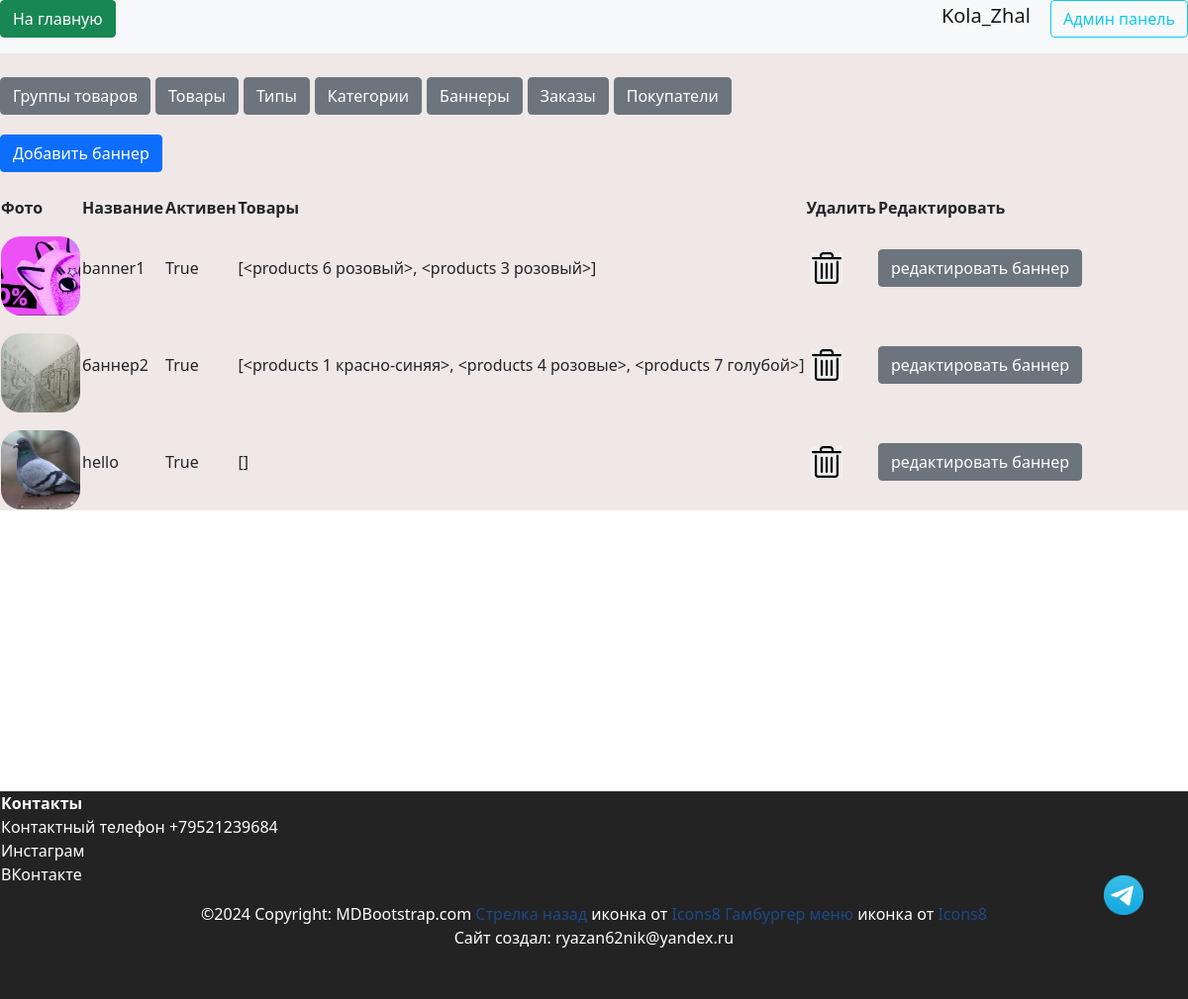
Page /admin/banners (signed in) on the committed database.
### data/users.py (models this page shows, shortened)
class User(SqlAlchemyBase, UserMixin, SerializerMixin):
    __tablename__ = "users"
    id = sqlalchemy.Column(sqlalchemy.Integer, primary_key=True, autoincrement=True)
    name = sqlalchemy.Column(sqlalchemy.String, nullable=True)
    tel = sqlalchemy.Column(sqlalchemy.String, nullable=True)
    email = sqlalchemy.Column(sqlalchemy.String, index=True, unique=True, nullable=True)
    hashed_password = sqlalchemy.Column(sqlalchemy.String, nullable=True)
    created_date = sqlalchemy.Column(sqlalchemy.DateTime, default=datetime.datetime.now)
    basket = sqlalchemy.Column(sqlalchemy.String, default="{}")
    admin = sqlalchemy.Column(sqlalchemy.Boolean, default=False)
    tg_id = sqlalchemy.Column(sqlalchemy.String, nullable=True)
    confirmed = sqlalchemy.Column(sqlalchemy.Boolean, default=False)
    address = sqlalchemy.Column(sqlalchemy.String, nullable=True)
    orders = orm.relationship("Order", back_populates="user")

### data/banners.py (models this page shows, shortened)
class Banners(SqlAlchemyBase):
    __tablename__ = "banners"
    id = sqlalchemy.Column(sqlalchemy.Integer, primary_key=True, autoincrement=True)
    title = sqlalchemy.Column(sqlalchemy.String, nullable=True)
    active = sqlalchemy.Column(sqlalchemy.Boolean, default=True)
    img = sqlalchemy.Column(sqlalchemy.String, default="0_0_0_none.jpg")
    products = orm.relationship(
        "Products", secondary="products_to_banners", backref="banners"
    )

### data/products.py (models this page shows, shortened)
class Products(SqlAlchemyBase, SerializerMixin):
    __tablename__ = "products"
    id = sqlalchemy.Column(sqlalchemy.Integer, primary_key=True, autoincrement=True)
    color = sqlalchemy.Column(sqlalchemy.String, nullable=True)
    sale = sqlalchemy.Column(sqlalchemy.Integer, nullable=True)
    cost = sqlalchemy.Column(sqlalchemy.Integer)
    remains = sqlalchemy.Column(sqlalchemy.Integer, nullable=True)
    img = sqlalchemy.Column(sqlalchemy.String, default="0_0_0_none.jpg")
    product_group_id = sqlalchemy.Column(
        sqlalchemy.Integer, sqlalchemy.ForeignKey("product_group.id")
    )
    product_group = orm.relationship("ProductGroup")
    category = orm.relationship(
        "Category", secondary="products_to_category", backref="products"
    )
    def __repr__(self):
        return f"<products {self.id} {self.color}>"

### server.py (the view)
@app.route("/admin/banners", methods=["GET", "POST"])
@login_required
def admin_banners():
    if current_user.admin:
        with db_session.create_session() as db_sess:
            banners = db_sess.query(Banners).all()
            return render_template(
                "pages/admin_banners.html", title="Админ панель", banners=banners
            )
    else:
        return render_template("pages/no_rights.html")

### data/db_session.py (called while the page is built)
def create_session() -> Session:
    global __factory
    return __factory()

### server.py (called while the page is built)
@login_manager.user_loader
def load_user(user_id):
    db_sess = db_session.create_session()
    return db_sess.query(User).filter(User.id == user_id).first()

### templates/pages/admin_banners.html (shortened to what this page needs)
{% extends "pages/base_admin.html" %}
{% block admincontent %}
<div>
    {% if current_user.is_authenticated %}
    <a href="/admin/add-banner" class="btn btn-primary">Добавить баннер</a>
    {% endif %}
</div>
<br>
<div style="overflow: auto;">
    <table>
        <tr>
            <th>Фото</th>
            <th>Название</th>
            <th>Активен</th>
            <th>Товары</th>
            <th>Удалить</th>
            <th>Редактировать</th>
        </tr>
        {% for banner in banners %}
        <tr>
            <td id="imgTd">
                {% if banner.img%}
                <img src="../static/img/banners/{{banner.img}}" class="admin-img-delete" alt="404 картинка не нашлась(">
                {%else%}
                <img class="admin-img-delete" src="../static/img/banners/none.jpg" alt="404 картинка не нашлась(" />
                {%endif%}
            </td>
            <td>{{ banner.title }}</td>
            <td>{{ banner.active }}</td>
            <td>{{ banner.products }}</td>
            <td>
                <button type="submit" onclick="show_me({{banner.id}}, 'banners');" class="delete-button">
                </button>
            </td>
            <td>
                <a href="/admin/edit-banner/{{banner.id}}" class="btn btn-secondary">редактировать баннер
                </a>
            </td>
        </tr>
        {% endfor %}
    </table>
</div>
{% endblock %}

### templates/includes/header.html
<header class="header--fixed">
    <nav class="navbar navbar-light bg-light">
        <p align="right">
            <a href="/index" class="btn btn-success"> На главную </a>
        </p>
        {% if current_user.is_authenticated %}
        <p align="right">
            <a class="logout navbar-brand" href="/logout">{{ current_user.name }}</a>
            {% if current_user.admin%}
            <a class="btn btn-outline-info mr-2" href="/admin/products">Админ панель</a>
            {% endif %}
            {% else %}
        <p align="right">
            <a class="btn btn-primary" onclick="saveHref('/register')" href="/register">Зарегистрироваться</a>
            <a class="btn btn-success" onclick="saveHref('/login')" href="/login">Войти</a>
        </p>
        {% endif %}
    </nav>
</header>

### static/css/header.css (style rules this page uses)
:root { --main-color: #0179FA; --second-color: white; }

### static/css/footer.css (style rules this page uses)
:root { --main-color: #111111; --second-color: white; }

### static/css/mystyle.css (style rules this page uses)
html { --firstly-color: white; --secondary-color: rgba(91, 82, 212, 0.837); --thirdly-color: rgb(99, 96, 105); --fourly-color: rgb(144, 182, 242); --black: rgb(35, 35, 35); --dark-blue: #12191d; --white: #ffffff; --green: #33ff00; --caribbean: #00e197; --light-green: #8eef8c; --turquoise: #12eeff; --pink: #f053d5; --red: #fe785a; --gray-900: #0c1114; --gray-700: #242a2c; --gray-650: #495257; --gray-600: #424b4f; --gray-500: #495257; --gray-300: #8d979e; --gray-200: #acb4b9; --gray-150: #aeb6bb; --gray-100: #eef1f3; --gray-50: #f6f8f9; --framing: black; --text-color: white; }
body { min-height: 100vh; position: relative; margin: 0; padding: 0; text-align: center; }
.admin-img-delete { width: 10vh; height: 10vh; border-radius: 20px; object-fit: cover; margin-top: 2vh; }
.delete-button { width: 4vh; height: 4vh; border: none; background-image: url("../img/system/admin_del_item.png"); background-size: cover; margin: 5px 5px; }

### static/css/index.css (style rules this page uses)
.navbar { padding-top: 0; padding-bottom: 0; }

### static/css/product_style.css (style rules this page uses)
:root { --product-text-color: rgb(255, 122, 0); --product-description-color: rgb(195, 213, 243); --product-title-color: rgb(255, 215, 0); --product-background: rgb(19, 68, 124); }
a { color: rgb(29, 72, 136); text-decoration: none; }

### rows in the picture
User: name "Kola_Zhal"
Banners: img (picture), title "banner1", active "True", products "[<products 6 розовый>, <products 3 розовый>]"
Banners: img (picture), title "баннер2", active "True", products "[<products 1 красно-синяя>, <products 4 розовые>, <products 7 голубой>]"
Banners: img (picture), title "hello", active "True", products "[]"
